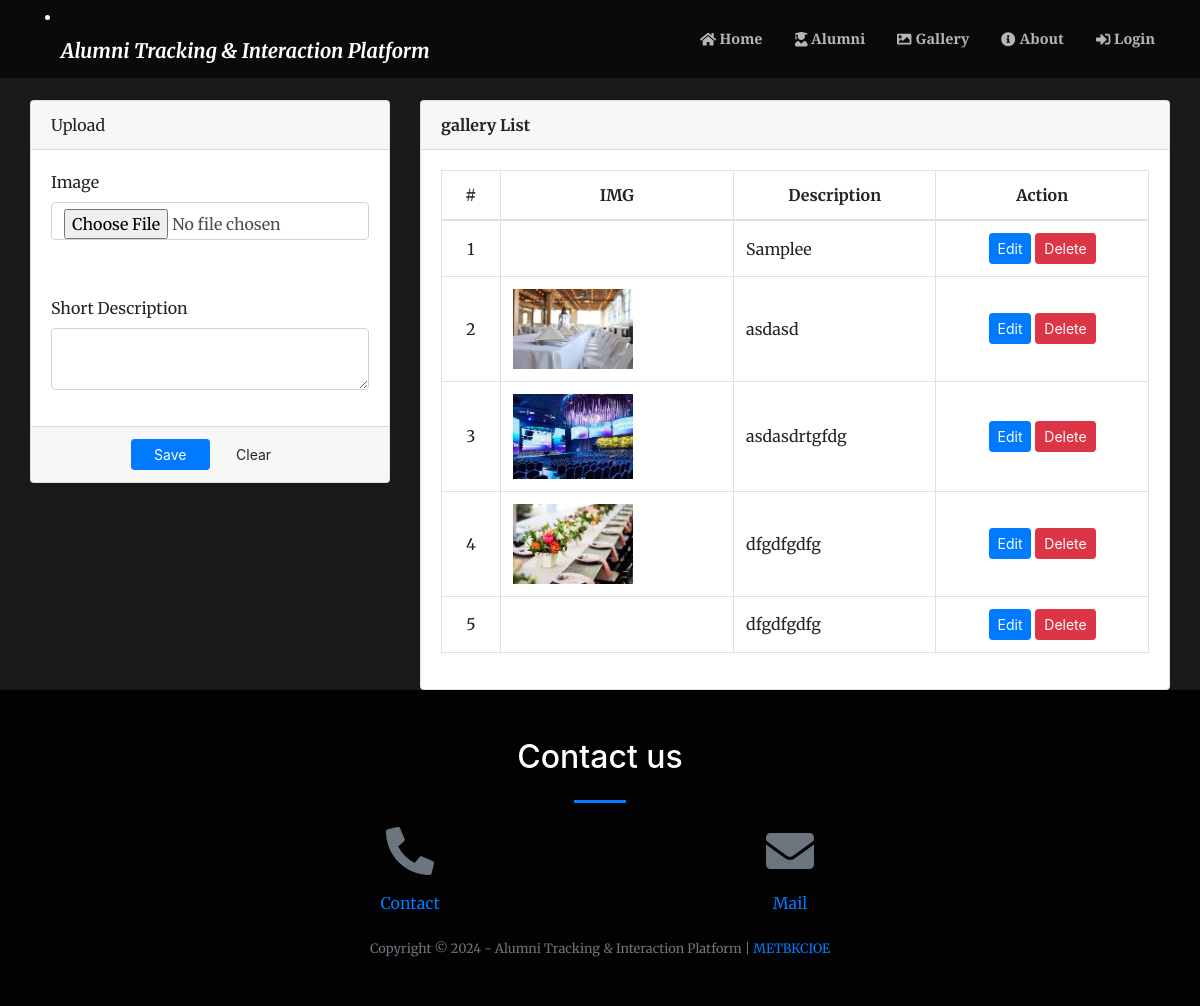
The app's page /index.php?page=manage_gallery with its own data.
### tables this page shows
CREATE TABLE `gallery` (
  `id` int(30) NOT NULL,
  `about` text NOT NULL,
  `created` datetime NOT NULL DEFAULT current_timestamp()
);

### manage_gallery.php (the view, shortened to what this page needs)
<?php
include('admin/db_connect.php');
$gr_no = $_SESSION['login_gr_no'];
?>
<div class="container-fluid">
    <div class="col-lg-12">
        <div class="row">
            <div class="col-md-4">
            <form action="" id="manage-gallery">
                <div class="card">
                    <div class="card-header">
                            Upload
                    </div>
                    <div class="card-body">
                            <div class="form-group">
                                <label for="" class="control-label">Image</label>
                                <input type="file" class="form-control" name="img" onchange="displayImg(this,$(this))">
                            </div>
                            <div class="form-group">
                            </div>
                            <div class="form-group">
                                <label class="control-label">Short Description</label>
                                <textarea class="form-control" name='about'></textarea>
                            </div>
                    </div>
                    <div class="card-footer">
                        <div class="row">
                            <div class="col-md-12">
                                <button class="btn btn-sm btn-primary col-sm-3 offset-md-3"> Save</button>
                                <button class="btn btn-sm btn-default col-sm-3" type="button" onclick="$('#manage-gallery').get(0).reset()"> Clear</button>
                            </div>
                        </div>
                    </div>
                </div>
            </form>
            </div>
            <div class="col-md-8">
                <div class="card">
                    <div class="card-header">
                        <b>gallery List</b>
                    </div>
                    <div class="card-body">
                        <table class="table table-bordered table-hover">
                            <thead>
                                <tr>
                                    <th class="text-center">#</th>
                                    <th class="text-center">IMG</th>
                                    <th class="text-center">Description</th>
                                    <th class="text-center">Action</th>
                                </tr>
                            </thead>
                            <tbody>
                                <?php
                                $i = 1;
                                $img = array();
                                $fpath = 'admin/assets/uploads/gallery';
                                $files= is_dir($fpath) ? scandir($fpath) : array();
                                foreach($files as $val){
                                    if(!in_array($val, array('.','..'))){
                                        $n = explode('_',$val);
                                        $img[$n[0]] = $val;
                                    }
                                }
                                $gallery = $conn->query("SELECT * FROM gallery WHERE gr_no='".$gr_no."' ORDER BY id ASC");
                                while($row=$gallery->fetch_assoc()):
                                ?>
                                <tr>
                                    <td class="text-center"><?php echo $i++ ?></td>
                                    <td class="">
                                        <img src="<?php echo isset($img[$row['id']]) && is_file($fpath.'/'.$img[$row['id']]) ? $fpath.'/'.$img[$row['id']] :'' ?>" class="gimg" alt="">
                                    </td>
                                    <td class="">
                                        <?php echo $row['about'] ?>
                                    </td>
                                    <td class="text-center">
                                        <button class="btn btn-sm btn-primary edit_gallery" type="button" data-id="<?php echo $row['id'] ?>" data-about="<?php echo $row['about'] ?>" data-src="<?php echo isset($img[$row['id']]) && is_file($fpath.'/'.$img[$row['id']]) ? $fpath.'/'.$img[$row['id']] :'' ?>" >Edit</button>
                                        <button class="btn btn-sm btn-danger delete_gallery" type="button" data-id="<?php echo $row['id'] ?>">Delete</button>
                                    </td>
                                </tr>
                                <?php endwhile; ?>
                            </tbody>
                        </table>
                    </div>
                </div>
            </div>
        </div>
    </div>
</div>

### manage_gallery.php (style rules this page uses)
.container-fluid { margin-top: 100px; }
td { vertical-align: middle !important; }
.gimg { max-height: 15vh; max-width: 10vw; }

### records on screen
gallery: about "Samplee"
gallery: shows a picture, about "asdasd"
gallery: shows a picture, about "asdasdrtgfdg"
gallery: shows a picture, about "dfgdfgdfg"
gallery: about "dfgdfgdfg"

### other values on screen
$_SESSION['system']['name'] "Alumni Tracking & Interaction Platform"
